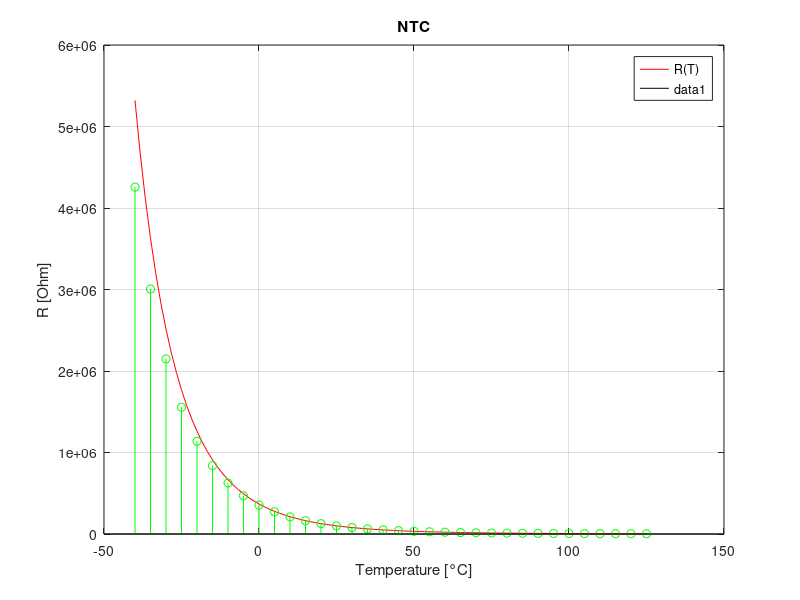

The MATLAB source for this figure:
clear

R25 = 100000;
B = 4250;
T = linspace(-40, 125);
T0 = 25;



R1 = exp(B ./ (273.15 + 25));
R2 = exp(B ./ (273.15 + T));
R = R25 * R2 ./ R1;

%R = R25 * exp(B*(1./T - 1/25));

%R = R0 * exp(B/25) * exp(B./T);
%a = B ./ (273+T0) ^ 2;
%b = B ./ (273+T0) ^ 3;
%c = B ./ (273+T0) ^ 4;
%R = R0 * (1 - a * (T-25) + b * (T-25).^2  - c * (T-25).^3 );


plot(T, R, "-;R(T);r");
title("NTC");
xlabel('Temperature [°C]'), ylabel('R [Ohm]');
grid on


yTable = [4256752,
3005888,
2148514,
1555020,
1137312,
839314,
625338,
469127,
355224,
272045,
209803,
162713,
127117,
100000,
79215,
63150,
50649,
40885,
33195,
27014,
22079,
18226,
15124,
12598,
10542
8852,
7463,
6321,
5374,
4585,
3925,
3376,
2913,
2520];

xTable = linspace(-40, 125, 34)
hold on

stem(xTable, yTable, "-;table(T);g");

LSB = 3065 / 1.5 * yTable ./ (100000 + yTable);